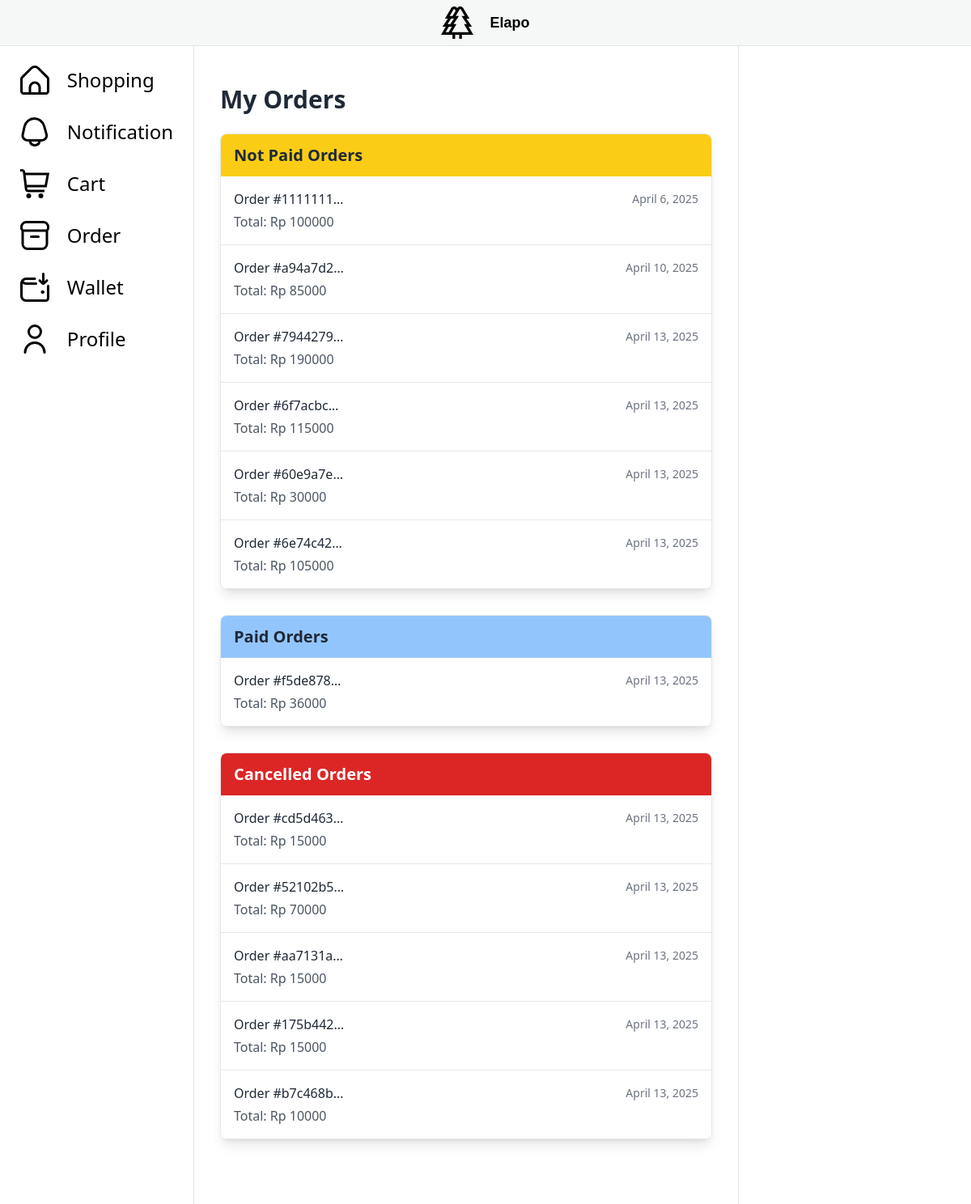
Before: /order (signed in) with the older database file.
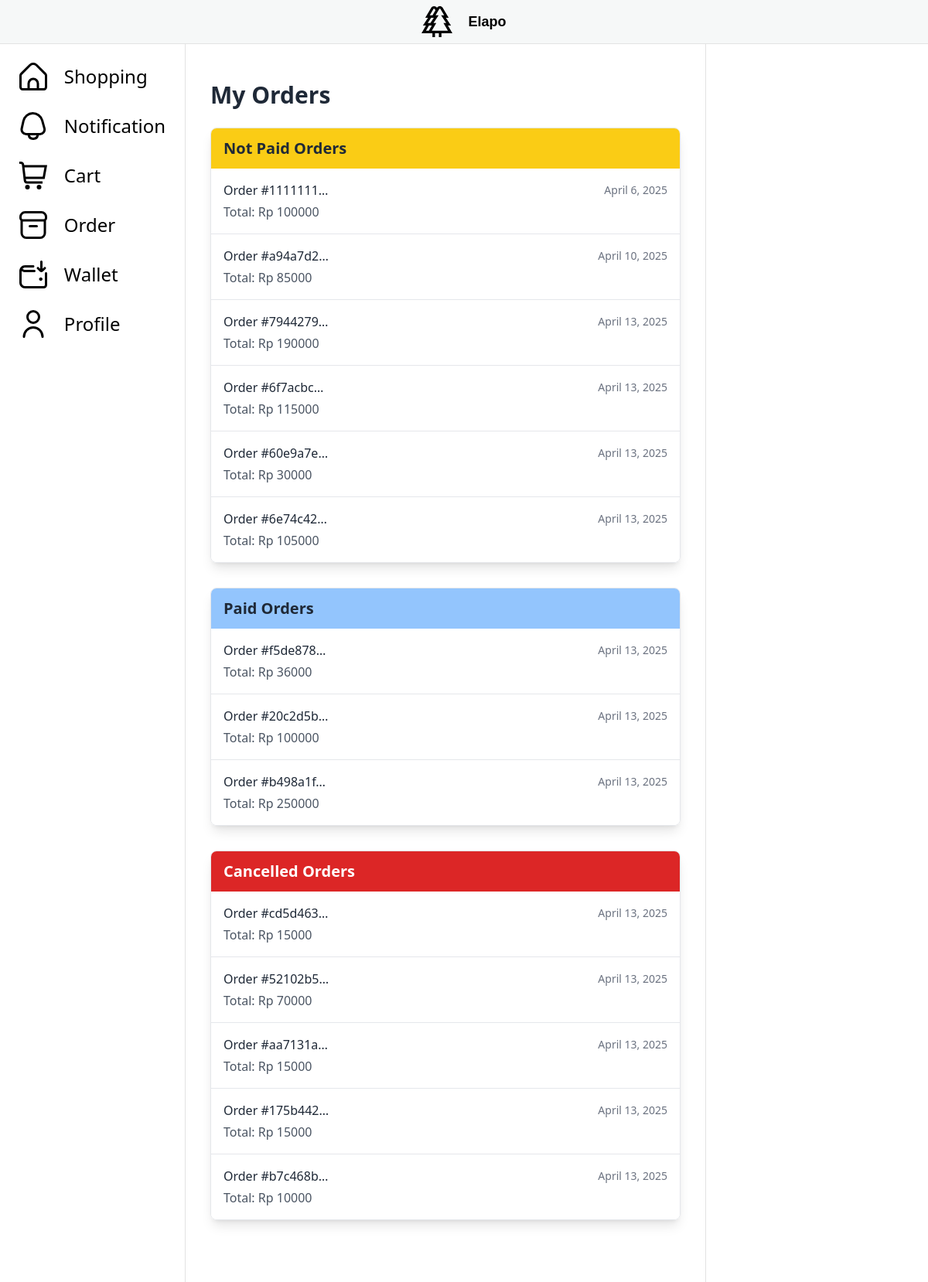
After: the same page with the newer database file.
### order/models.py (models this page shows, shortened)
class Order(models.Model):
    class Meta:
        permissions = [
            ("set_to_paid", "can set to paid"),
            ("set_to_prepared", "can set to prepared"),
            ("set_to_ready", "can set to ready"),
            ("set_to_delivered", "can set to delivered"),
            ("set_to_completed", "can set to completed"),
            ("set_to_cancelled", "can set to cancelled"),
            ("set_to_reviewed", "can set to reviewed")
        ]
    id = models.UUIDField(primary_key=True, default=uuid.uuid4)
    cart = models.OneToOneField(Cart, on_delete=models.CASCADE)
    total = models.DecimalField(max_digits=12, decimal_places=0, default=0)
    created_at = models.DateField(auto_now=True)
    status = models.ForeignKey(OrderStatus, on_delete=models.CASCADE)

### order/views.py (the view)
# urls.py: path('', customer_order_list, name="show_order"),
@login_required
def customer_order_list(request):
    orders = Order.objects.filter(cart__customer=request.user.customer).select_related('status')
    not_paid_orders = orders.filter(status__status='not paid')
    paid_orders = orders.filter(status__status='paid')
    prepared_orders = orders.filter(status__status='prepared')
    ready_orders = orders.filter(status__status='ready')
    delivered_orders = orders.filter(status__status='delivered')
    completed_orders = orders.filter(status__status='completed')
    reviewed_orders = orders.filter(status__status='reviewed')
    cancelled_orders = orders.filter(status__status='cancelled')
    print(orders)
    context = {
        'not_paid_orders': not_paid_orders,
        'paid_orders': paid_orders,
        'prepared_orders': prepared_orders,
        'ready_orders': ready_orders,
        'delivered_orders': delivered_orders,
        'completed_orders': completed_orders,
        'reviewed_orders': reviewed_orders,
        'cancelled_orders': cancelled_orders,
    }
    return render(request, 'show_order.html', context)

### order/templates/show_order.html (shortened to what this page needs)
{% extends "main.html" %}
{% block content %}
<div class="container mx-auto px-4 py-8">
    <h1 class="text-3xl font-bold mb-6 text-gray-800">My Orders</h1>
    {% if not_paid_orders or paid_orders or prepared_orders or ready_orders or delivered_orders or completed_orders or reviewed_orders or cancelled_orders %}
        {% if not_paid_orders %}
        <div class="mb-8 rounded-lg overflow-hidden shadow-lg border border-gray-200">
            <div class="bg-yellow-400 px-4 py-3">
                <h3 class="text-xl font-semibold text-gray-800">Not Paid Orders</h3>
            </div>
            <div class="bg-white">
                <div class="divide-y divide-gray-200">
                    {% for order in not_paid_orders %}
                    <a href="{% url 'order:order_detail' order.id %}" class="block hover:bg-gray-50 transition duration-150">
                        <div class="px-4 py-4">
                            <div class="flex justify-between items-center">
                                <h5 class="font-medium text-gray-800">Order #{{ order.id|truncatechars:8 }}</h5>
                                <span class="text-sm text-gray-500">{{ order.created_at }}</span>
                            </div>
                            <p class="mt-1 text-gray-600">Total: Rp {{ order.total }}</p>
                        </div>
                    </a>
                    {% endfor %}
                </div>
            </div>
        </div>
        {% endif %}
        {% if paid_orders %}
        <div class="mb-8 rounded-lg overflow-hidden shadow-lg border border-gray-200">
            <div class="bg-blue-300 px-4 py-3">
                <h3 class="text-xl font-semibold text-gray-800">Paid Orders</h3>
            </div>
            <div class="bg-white">
                <div class="divide-y divide-gray-200">
                    {% for order in paid_orders %}
                    <a href="{% url 'order:order_detail' order.id %}" class="block hover:bg-gray-50 transition duration-150">
                        <div class="px-4 py-4">
                            <div class="flex justify-between items-center">
                                <h5 class="font-medium text-gray-800">Order #{{ order.id|truncatechars:8 }}</h5>
                                <span class="text-sm text-gray-500">{{ order.created_at }}</span>
                            </div>
                            <p class="mt-1 text-gray-600">Total: Rp {{ order.total }}</p>
                        </div>
                    </a>
                    {% endfor %}
                </div>
            </div>
        </div>
        {% endif %}
        {% if cancelled_orders %}
        <div class="mb-8 rounded-lg overflow-hidden shadow-lg border border-gray-200">
            <div class="bg-red-600 px-4 py-3">
                <h3 class="text-xl font-semibold text-white">Cancelled Orders</h3>
            </div>
            <div class="bg-white">
                <div class="divide-y divide-gray-200">
                    {% for order in cancelled_orders %}
                    <a href="{% url 'order:order_detail' order.id %}" class="block hover:bg-gray-50 transition duration-150">
                        <div class="px-4 py-4">
                            <div class="flex justify-between items-center">
                                <h5 class="font-medium text-gray-800">Order #{{ order.id|truncatechars:8 }}</h5>
                                <span class="text-sm text-gray-500">{{ order.created_at }}</span>
                            </div>
                            <p class="mt-1 text-gray-600">Total: Rp {{ order.total }}</p>
                        </div>
                    </a>
                    {% endfor %}
                </div>
            </div>
        </div>
        {% endif %}
    {% else %}
    <div class="bg-blue-100 border-l-4 border-blue-500 text-blue-700 p-4 mb-6 rounded">
        <p>You don't have any orders yet. <a href="{% url 'product:list' %}" class="underline font-medium">Continue shopping</a></p>
    </div>
    {% endif %}
</div>
{% endblock %}

### templates/main.html (shortened to what this page needs)
{% load static %}
<!DOCTYPE html>
<html>
  <head>
    <script src="https://cdn.tailwindcss.com"></script>
  </head>
  <body>
    {% include 'navbar.html'%}
    <div class="appMain-global">
    <div class="appMain-left-sidebar">
        <div class="appMain-left-sidebar-content">
        <ul>
        <a href="{% url 'main:home' %}">
        <li>
            <span>Shopping</span>
        </li>
        </a>
        <li>
            <span>Notification</span>
        </li>
        <a href="{% url 'cart:show_cart' %}">
          <li>
              <span>Cart</span>
          </li>
        </a>
        <a href="{% url 'order:show_order' %}">
        <li>
            <span>Order</span>
        </li>
        </a>
        <a href="{% url 'wallet:show_wallet'%}">
        <li>
            <svg xmlns="http://www.w3.org/2000/svg" id="Layer_1" data-name="Layer 1" viewBox="0 0 24 24" width="36" height="36">
            <span>Wallet</span>
            </svg>
        </li>
        </a>
        <li>
            <svg xmlns="http://www.w3.org/2000/svg" id="Outline" viewBox="0 0 24 24" width="36" height="36"><path d="M12,12A6,6,0,1,0,6,6,6.006,6.006,0,0,0,12,12ZM12,2A4,4,0,1,1,8,6,4,4,0,0,1,12,2Z"/><path d="M12,14a9.01,9.01,0,0,0-9,9,1,1,0,0,0,2,0,7,7,0,0,1,14,0,1,1,0,0,0,2,0A9.01,9.01,0,0,0,12,14Z"/></svg>
            <span>Profile</span>
        </li>
        </ul>
        </div>
    </div>
    <main class="appMain-content">
    {% block content %}
    {% endblock content %}
    </main>
    <div class="appMain-right-sidebar flex align-center flex-col ">
    </div>
    </div>
  </body>
</html>

### templates/navbar.html (shortened to what this page needs)
<header>
  <div class="appHeader-global w-full bg-cream ">
    <div class="appHeader-global-start">
      <div class="appHeader-global-start-logo">
      </div>
      <div class="appHeader-global-start-dashboard">
        <span>Elapo</span>
      </div>
    </div>
  </div>
</header>

### templates/main.html (style rules this page uses)
.appMain-global { display: flex; height: calc(100vh - 50px); }
.appMain-left-sidebar { width: 20%; background: white; padding: 1rem; border-right: 1px solid #e3e3e3; overflow-y: auto; display:flex; justify-content: center; }
.appMain-left-sidebar ul { list-style: none; padding: 0; }
.appMain-left-sidebar li { padding: 0.5rem; cursor: pointer; border-radius: 8px; font-size: 24px; display: flex; gap: var(--base-size-10, 10px); justify-content: left; align-items: space-evenly; margin-bottom:12px; }
span { padding-left: 12px; }
.appMain-content { flex: 1; padding: 1rem; overflow-y: auto; }
.appMain-right-sidebar { width: 24%; background: white; padding: 1rem; border-left: 1px solid #e3e3e3; overflow-y: auto; }

### templates/navbar.html (style rules this page uses)
.appHeader-global { font-family: Helvetica,Arial,sans-serif; display : flex; padding: var(--base-size-16, var(--base-size-16)); gap: var(--base-size-12, 12px); background-color: #f6f8f8; border-bottom: 1px solid #e3e3e3; padding-left: 10px; padding-right: 10px; padding-top: 8px; padding-bottom: 8px; }
.appHeader-global-start { flex: 1 1 auto; display: flex; gap: var(--base-size-8, 8px); justify-content: center; }
.appHeader-global-start-dashboard { font-size: 18px; display: flex; justify-content: center; align-items: center; font-weight: 700; }

Changed rows visible on the page:
added Order: id "20c2d5b…", created_at "April 13, 2025", total "100000", shown under "Paid Orders"
added Order: id "b498a1f…", created_at "April 13, 2025", total "250000", shown under "Paid Orders"
